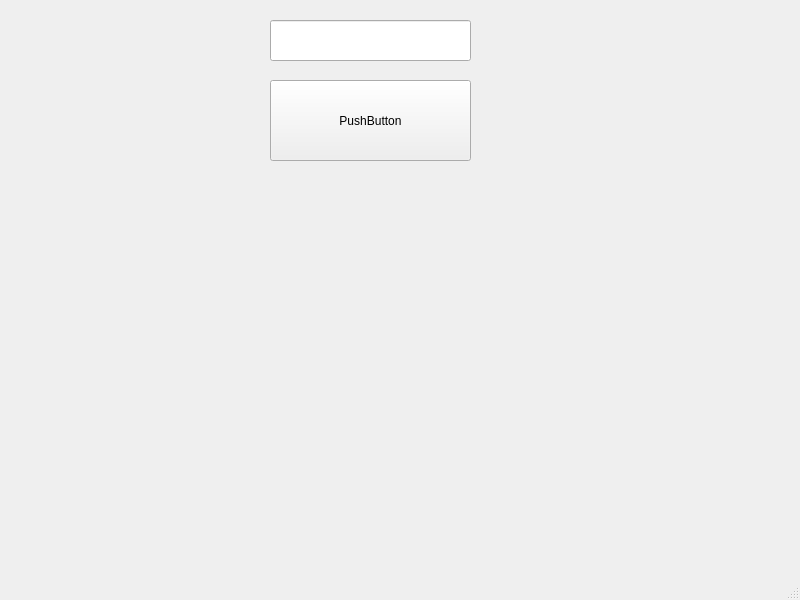
<?xml version="1.0" encoding="UTF-8"?>
<ui version="4.0">
 <class>MainWindow</class>
 <widget class="QMainWindow" name="MainWindow">
  <property name="geometry">
   <rect>
    <x>0</x>
    <y>0</y>
    <width>800</width>
    <height>600</height>
   </rect>
  </property>
  <property name="windowTitle">
   <string>MainWindow</string>
  </property>
  <widget class="QWidget" name="centralwidget">
   <widget class="QPushButton" name="pushButton">
    <property name="geometry">
     <rect>
      <x>270</x>
      <y>80</y>
      <width>201</width>
      <height>81</height>
     </rect>
    </property>
    <property name="text">
     <string>PushButton</string>
    </property>
   </widget>
   <widget class="QLineEdit" name="lineEdit">
    <property name="geometry">
     <rect>
      <x>270</x>
      <y>20</y>
      <width>201</width>
      <height>41</height>
     </rect>
    </property>
   </widget>
  </widget>
  <widget class="QMenuBar" name="menubar">
   <property name="geometry">
    <rect>
     <x>0</x>
     <y>0</y>
     <width>800</width>
     <height>21</height>
    </rect>
   </property>
  </widget>
  <widget class="QStatusBar" name="statusbar"/>
 </widget>
 <resources/>
 <connections/>
</ui>
